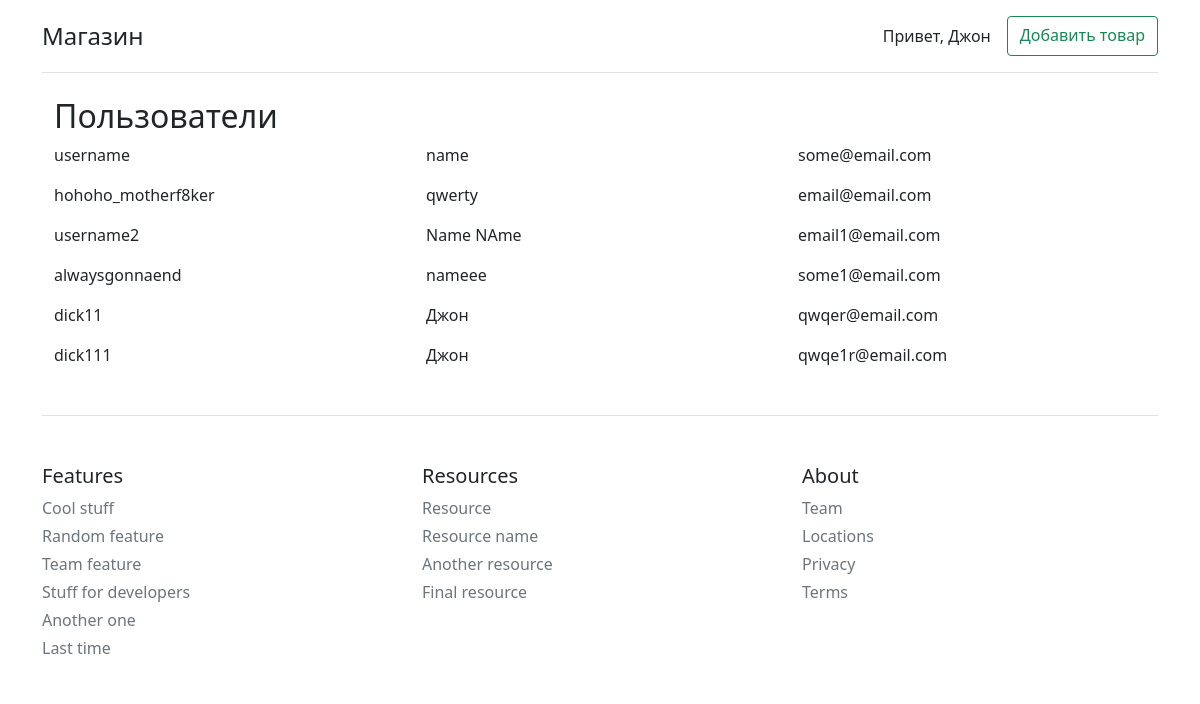
The page /users (signed in) on the database its author committed.
### eshop/models.py (models this page shows, shortened)
class Main:
    def add_to(self):
        try:
            db.session.add(self)
            db.session.commit()
            return True
        except Exception as e:
            print(e)
            return False

class User(UserMixin, db.Model, Main):
    __tablename__ = 'eshop_User'
    id = db.Column(
        db.Integer,
        primary_key=True
    )
    email = db.Column(
        db.String(100),
        unique=True,
        nullable=False
    )
    username = db.Column(
        db.String(100),
        unique=True,
        nullable=False
    )
    name = db.Column(
        db.String(200)
    )
    password = db.Column(
        db.String(200),
        primary_key=False,
        unique=False,
        nullable=False
    )
    reg_date = db.Column(
        db.DateTime,
        default=datetime.utcnow
    )

### eshop/routes.py (the view)
@app.route('/users')
@login_required
def user_list():
    users = User.query.all()
    return render_template('admin/users.html', users=users)

### eshop/auth/routes.py (called while the page is built)
@login_manager.user_loader
def load_user(user_id):
    try:
        return User.query.get(user_id)
    except Exception as e:
        return None

### eshop/templates/admin/users.html (shortened to what this page needs)
{% extends 'base.html' %}
{% block content %}
<div class="container">
    <h2 class="mt-4">Пользователи</h2>
    {% for user in users %}
        <div class="row mb-3">
          <div class="col-4 themed-grid-col">{{ user.username }}</div>
          <div class="col-4 themed-grid-col">{{ user.name }}</div>
          <div class="col-4 themed-grid-col">{{ user.email }}</div>
        </div>
    {% endfor %}
</div>
{% endblock %}

### eshop/templates/header.html
<header>
    <div class="d-flex flex-column flex-md-row align-items-center pb-3 mb-4 border-bottom">
      <a href="{{ url_for('index') }}" class="d-flex align-items-center text-dark text-decoration-none">
        <span class="fs-4">Магазин</span>
      </a>
      <nav class="d-inline-flex mt-2 mt-md-0 ms-md-auto">
        {% if not current_user.is_authenticated  %}
          <a class="me-3 py-2 text-dark text-decoration-none" href="{{ url_for('about') }}">О нас</a>
          <a class="btn btn-outline-warning" href="{{ url_for('auth_bp.login') }}">Войти</a>
        {% else %}
          <a class="me-3 py-2 text-dark text-decoration-none" href="{{ url_for('dashboard', username=current_user.username) }}">Привет, {{ current_user.name }}</a>
          <a class="btn btn-outline-success" href="{{ url_for('create') }}">Добавить товар</a>
        {% endif %}
      </nav>
    </div>
</header>

### rows shown on the page
User: name "Джон", username "dick111", email "qwqe1r@email.com"
User: username "username", name "name", email "some@email.com"
User: username "hohoho_motherf8ker", name "qwerty", email "email@email.com"
User: username "username2", name "Name NAme", email "email1@email.com"
User: username "alwaysgonnaend", name "nameee", email "some1@email.com"
User: username "dick11", name "Джон", email "qwqer@email.com"
